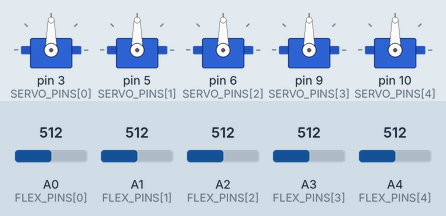
This sketch was run on a simulated Arduino Uno, built with avr-gcc and run on an emulated ATmega328P. Parts: 5 × servo. The test bench sets the inputs (shaded band); at power-on: A0 (FLEX_PINS[0]) = 512, A1 (FLEX_PINS[1]) = 512, A2 (FLEX_PINS[2]) = 512, A3 (FLEX_PINS[3]) = 512, A4 (FLEX_PINS[4]) = 512.

Above: at 2.9 s.
3.0 s: A0 (FLEX_PINS[0]) set to 716
At 3.8 s:
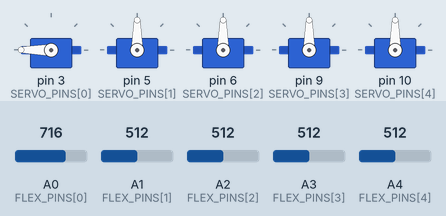
4.5 s: A1 (FLEX_PINS[1]) set to 716
At 4.9 s:
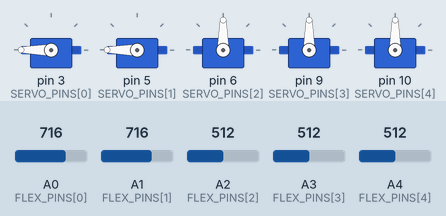
6.0 s: A2 (FLEX_PINS[2]) set to 716
At 6.3 s:
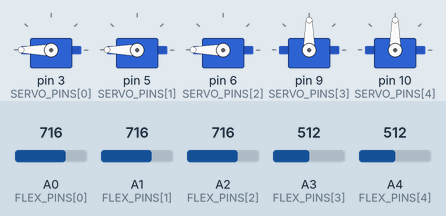
7.5 s: A3 (FLEX_PINS[3]) set to 716
At 8.6 s:
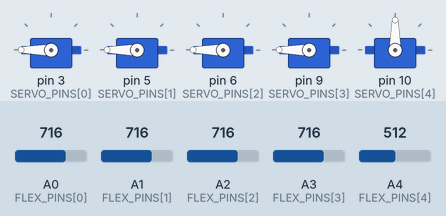
9.0 s: A4 (FLEX_PINS[4]) set to 716
At 9.7 s:
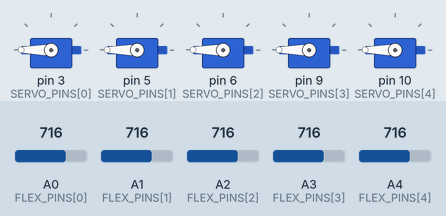
10.5 s: A0 (FLEX_PINS[0]) set to 306
At 11.2 s:
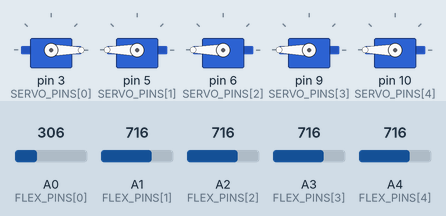
Timing chart, 0 to 13.0 s (numbered marks = the images above; inputs shaded):
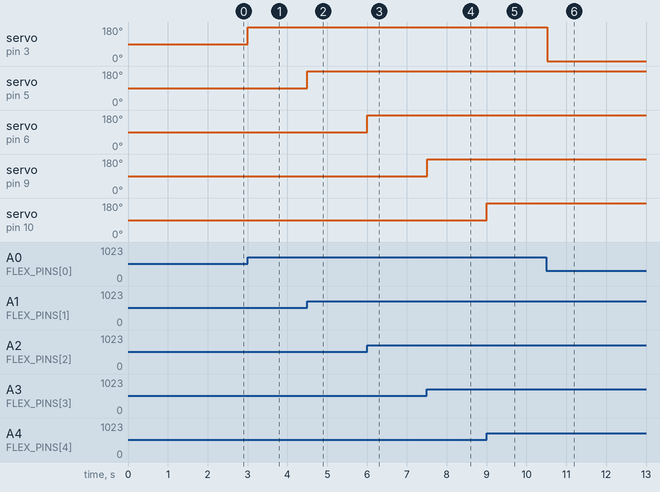

The sketch:

sketch_sep4a.ino
```cpp
/*
  Flex → Servo Boilerplate
  - Reads multiple flex sensors (analog)
  - Maps to servo angles with per-channel calibration + smoothing
  - Quick-start calibration on boot (collects baseline over CALIB_MS)
  - Optional inversion per channel (open/close direction)

  WIRING (typical flex sensor):
    Flex sensor +5V → one leg of a voltage divider
    Flex sensor other leg → A0..A4 (signal)
    Divider resistor (e.g., 22k–47k) from signal → GND
  POWER:
    Power servos from a separate 5–6V supply (shared GND with Arduino).
*/

#include <Servo.h>

// ---- USER SETTINGS ----
const uint8_t N_CH = 5;                           // number of flex/servo channels
const uint8_t FLEX_PINS[N_CH]  = {A0, A1, A2, A3, A4}; // flex analog pins
const uint8_t SERVO_PINS[N_CH] = {3, 5, 6, 9, 10};     // servo control pins

// Servo angle limits (mechanical safety)
const int SERVO_MIN_ANGLE[N_CH] = {0, 0, 0, 0, 0};
const int SERVO_MAX_ANGLE[N_CH] = {180, 180, 180, 180, 180};

// Flex calibration (raw ADC). Will be auto-filled at startup, but you can hardcode later.
int flexMin[N_CH];   // raw value for "open" (less bent)
int flexMax[N_CH];   // raw value for "closed" (more bent)

// Optional inversion per channel (true flips direction)
const bool INVERT[N_CH] = {false, false, false, false, false};

// Smoothing (EMA)
const float ALPHA = 0.25f;     // 0=no smoothing, 1=noisy; try 0.2–0.4
float smoothed[N_CH] = {0};    // internal state

// Debounce/deadzone to ignore tiny jitters (in raw ADC units)
const int DEADZONE = 4;

// Calibration timing
const unsigned long CALIB_MS = 1500;  // time to wiggle sensors at boot

// Serial debug
const bool DEBUG = false;
const unsigned long DEBUG_MS = 200;
unsigned long lastDebug = 0;

// ---- INTERNALS ----
Servo servos[N_CH];

int mapConstrained(int x, int inMin, int inMax, int outMin, int outMax) {
  // protect from divide-by-zero and reverse ranges
  if (inMax == inMin) return outMin;
  long v = (long)(x - inMin) * (outMax - outMin) / (inMax - inMin) + outMin;
  if (v < outMin) v = outMin;
  if (v > outMax) v = outMax;
  return (int)v;
}

void attachServos() {
  for (uint8_t i = 0; i < N_CH; i++) {
    servos[i].attach(SERVO_PINS[i]);
    servos[i].write(90); // safe neutral
  }
}

void autoCalibrate() {
  // Initialize with current reads
  for (uint8_t i = 0; i < N_CH; i++) {
    int r = analogRead(FLEX_PINS[i]);
    flexMin[i] = r;
    flexMax[i] = r;
  }

  unsigned long t0 = millis();
  while (millis() - t0 < CALIB_MS) {
    for (uint8_t i = 0; i < N_CH; i++) {
      int r = analogRead(FLEX_PINS[i]);
      if (r < flexMin[i]) flexMin[i] = r;
      if (r > flexMax[i]) flexMax[i] = r;
    }
  }

  // Expand a little margin to avoid clipping
  for (uint8_t i = 0; i < N_CH; i++) {
    flexMin[i] = max(0, flexMin[i] - 5);
    flexMax[i] = min(1023, flexMax[i] + 5);
  }
}

void setup() {
  if (DEBUG) Serial.begin(115200);
  for (uint8_t i = 0; i < N_CH; i++) pinMode(FLEX_PINS[i], INPUT);
  attachServos();
  delay(250);
  autoCalibrate();

  // Seed smoothing with current readings
  for (uint8_t i = 0; i < N_CH; i++) {
    smoothed[i] = analogRead(FLEX_PINS[i]);
  }
}

void loop() {
  for (uint8_t i = 0; i < N_CH; i++) {
    int raw = analogRead(FLEX_PINS[i]);

    // Deadzone around current smoothed value to reduce jitter
    if (abs(raw - (int)smoothed[i]) > DEADZONE) {
      smoothed[i] = ALPHA * raw + (1.0f - ALPHA) * smoothed[i];
    }

    // Choose mapping direction (invert if needed)
    int angle;
    if (!INVERT[i]) {
      angle = mapConstrained((int)smoothed[i], flexMin[i], flexMax[i],
                             SERVO_MIN_ANGLE[i], SERVO_MAX_ANGLE[i]);
    } else {
      angle = mapConstrained((int)smoothed[i], flexMin[i], flexMax[i],
                             SERVO_MAX_ANGLE[i], SERVO_MIN_ANGLE[i]);
    }

    servos[i].write(angle);
  }

  // Optional serial dump
  if (DEBUG && millis() - lastDebug > DEBUG_MS) {
    lastDebug = millis();
    for (uint8_t i = 0; i < N_CH; i++) {
      Serial.print((int)smoothed[i]); Serial.print('\t');
    }
    Serial.println();
  }

  // Small loop delay to reduce noise; adjust as needed
  delay(5);
}
```

Measured:
- after the input at 3.0 s, servo on pin 3 (SERVO_PINS[0]): 90° → 180° at once
- after the input at 4.5 s, servo on pin 5 (SERVO_PINS[1]): 90° → 180° at once
- after the input at 6.0 s, servo on pin 6 (SERVO_PINS[2]): 90° → 180° at once
- after the input at 7.5 s, servo on pin 9 (SERVO_PINS[3]): 90° → 180° at once
- after the input at 9.0 s, servo on pin 10 (SERVO_PINS[4]): 90° → 180° at once
- after the input at 10.5 s, servo on pin 3 (SERVO_PINS[0]): 180° → 0° at once
